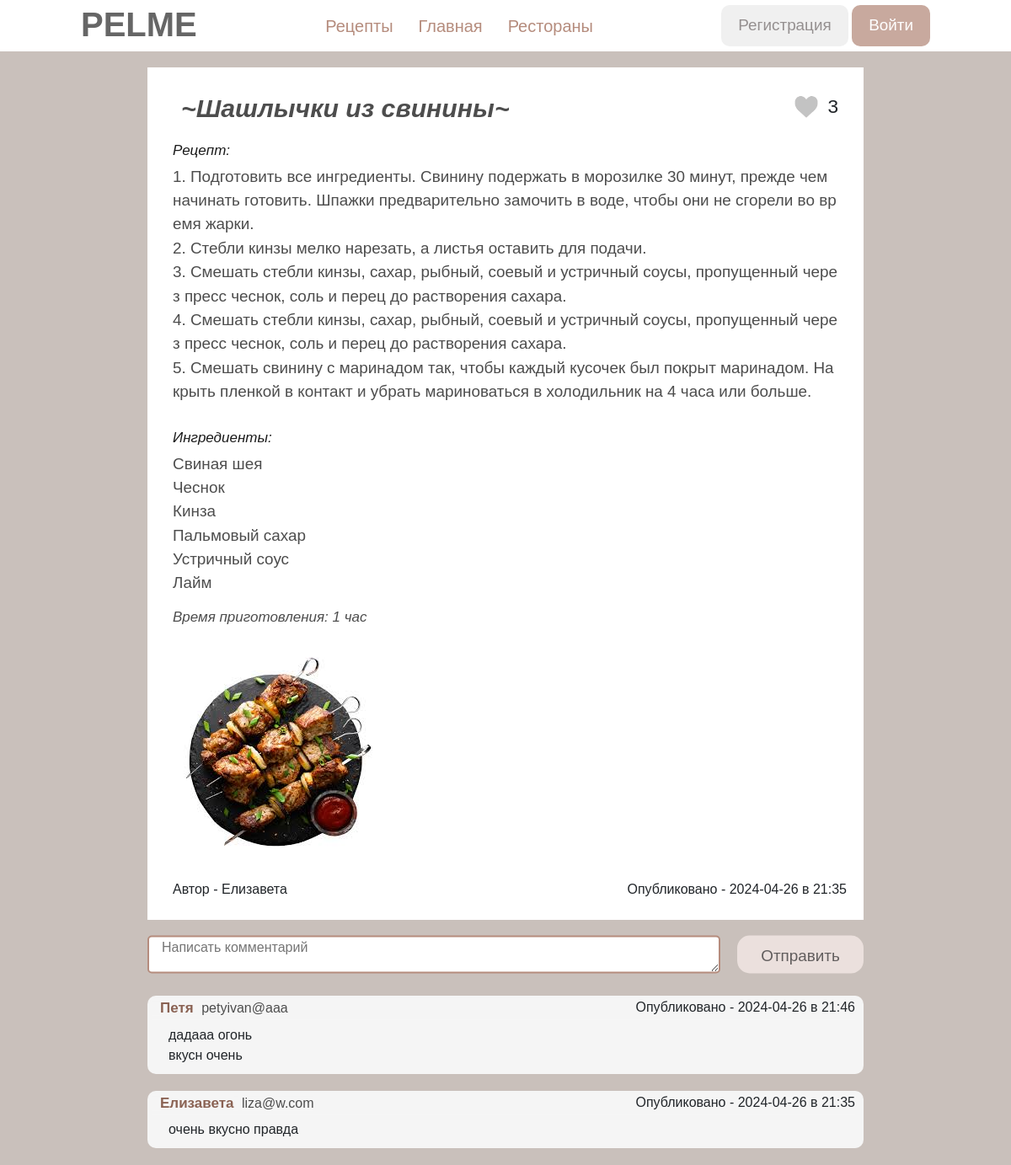
The app's page /read_recipe/1, older data.
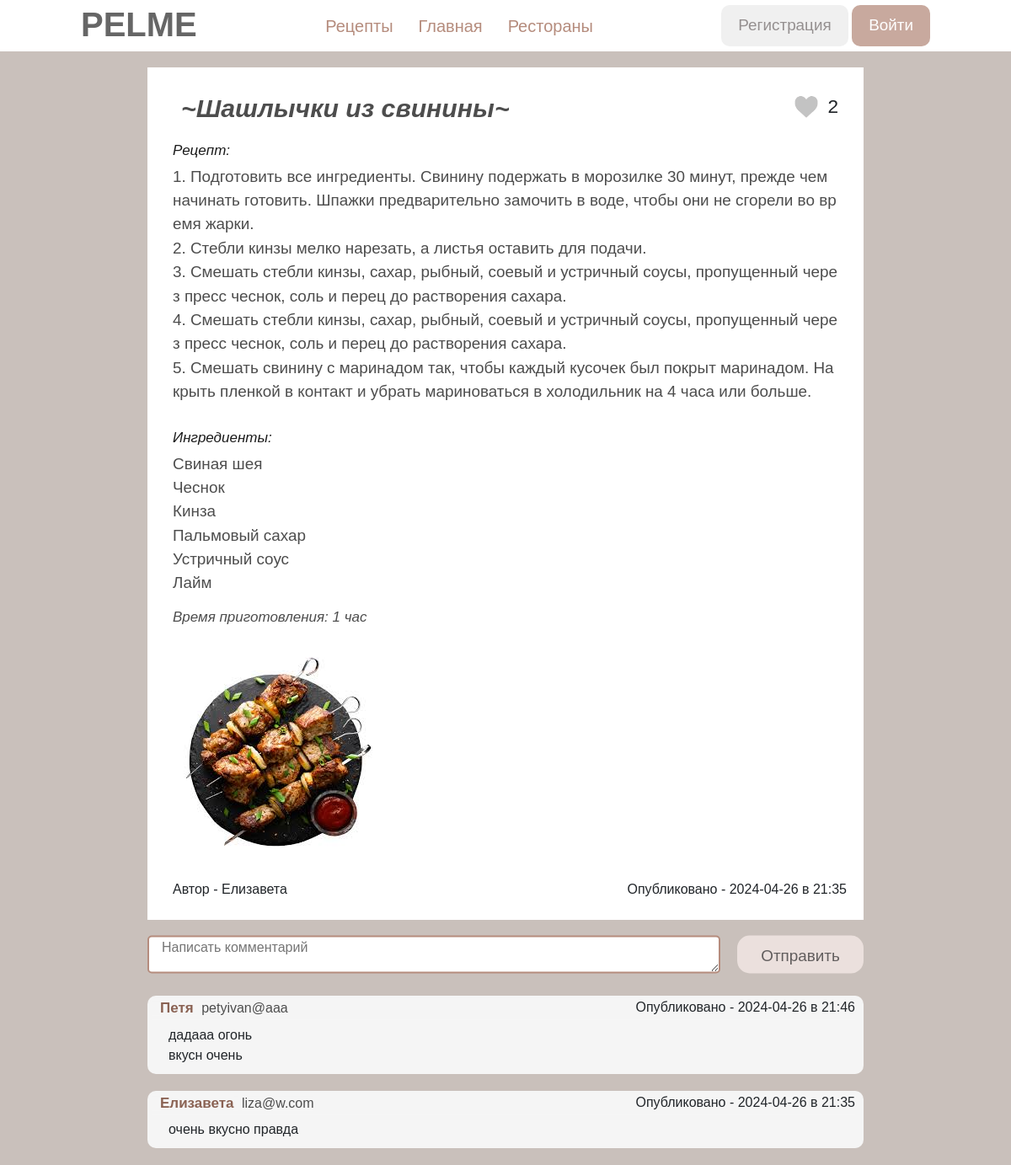
The same page, newer data.
### data/recipes.py (models this page shows)
class Recipes(SqlAlchemyBase):
    __tablename__ = 'recipes'
    id = sqlalchemy.Column(sqlalchemy.Integer, primary_key=True, autoincrement=True)
    name = sqlalchemy.Column(sqlalchemy.String, nullable=True)
    text = sqlalchemy.Column(sqlalchemy.String, nullable=True)
    ingredients = sqlalchemy.Column(sqlalchemy.String, nullable=True)
    time = sqlalchemy.Column(sqlalchemy.String, nullable=True)
    photo = sqlalchemy.Column(sqlalchemy.String, nullable=True)
    count_likes = sqlalchemy.Column(sqlalchemy.String, nullable=True)
    users_likes = sqlalchemy.Column(sqlalchemy.String, nullable=True)
    modified_date = sqlalchemy.Column(sqlalchemy.DateTime, default=datetime.datetime.now)
    is_private = sqlalchemy.Column(sqlalchemy.Boolean, default=True)
    user_id = sqlalchemy.Column(sqlalchemy.Integer, sqlalchemy.ForeignKey("users.id"))
    user = orm.relationship('User')

### data/users.py (models this page shows, shortened)
class User(SqlAlchemyBase, UserMixin):
    __tablename__ = 'users'
    id = sqlalchemy.Column(sqlalchemy.Integer, primary_key=True, autoincrement=True)
    name = sqlalchemy.Column(sqlalchemy.String, nullable=True)
    surname = sqlalchemy.Column(sqlalchemy.String, nullable=True)
    avatar = sqlalchemy.Column(sqlalchemy.String, nullable=True)
    email = sqlalchemy.Column(sqlalchemy.String, unique=True, nullable=True)
    level = sqlalchemy.Column(sqlalchemy.String, nullable=True)
    liked_recipes = sqlalchemy.Column(sqlalchemy.String, nullable=True)
    hashed_password = sqlalchemy.Column(sqlalchemy.String, nullable=True)
    modified_date = sqlalchemy.Column(sqlalchemy.DateTime, default=datetime.datetime.now)
    recipes = orm.relationship("Recipes", back_populates='user')

### data/comments.py (models this page shows)
class Comments(SqlAlchemyBase):
    __tablename__ = 'comments'
    id = sqlalchemy.Column(sqlalchemy.Integer, primary_key=True, autoincrement=True)
    comment = sqlalchemy.Column(sqlalchemy.String, nullable=True)
    count_likes = sqlalchemy.Column(sqlalchemy.String, nullable=True)
    users_likes = sqlalchemy.Column(sqlalchemy.String, nullable=True)
    modified_date = sqlalchemy.Column(sqlalchemy.DateTime, default=datetime.datetime.now)
    user_id = sqlalchemy.Column(sqlalchemy.Integer, sqlalchemy.ForeignKey("users.id"))
    recipe_id = sqlalchemy.Column(sqlalchemy.Integer, sqlalchemy.ForeignKey("recipes.id"))
    user = orm.relationship('User')
    recipe = orm.relationship('Recipes')

### main.py (the view)
@app.route('/read_recipe/<int:id>', methods=['GET','POST'])  # страница с самим рецетом и комментариями к нему
def read_recipe(id):
    db_sess = db_session.create_session()
    recipe = db_sess.query(Recipes).filter(Recipes.id == id).first()
    comments = db_sess.query(Comments).filter(Comments.recipe_id == id).order_by(Comments.modified_date.desc()).all()
    user_name = db_sess.query(User).filter(User.id == recipe.user_id).first().name
    list_liked_recipes = []
    if current_user.is_authenticated:  # чтобы отобразить, что пользователь лайкнул рецепт
        list_liked_recipes = [int(i) for i in current_user.liked_recipes.split(',') if i != '']
    return render_template('read_recipe.html', recipe=recipe, user_name=user_name,  user=User,
                           db_sess=db_sess, comments=comments, list_recipes=list_liked_recipes)

### data/db_session.py (called while the page is built)
def create_session() -> Session:
    global __factory
    return __factory()

### templates/read_recipe.html (shortened to what this page needs)
{% extends "base.html" %}
{% block content %}
<link rel="stylesheet" href="/static/css/read_recipe.css">
<div class="field">
    <form class="form-btn" id="likes" action="/change_likes" method="post">
        <div class="in-line-name">
            <h1 class="name">~{{ recipe.name }}~</h1>
            <div class="likes-inline">
                {% if recipe.id in list_recipes %}
                <button class="photo-btn-like"><img src="/static/images/red_heart.png"></button>
                {% else %}
                <button class="photo-btn-like"><img src="/static/images/grey_heart.png"></button>
                {% endif %}
                <div class="likes">{{ recipe.count_likes }}</div>
            </div>
        </div>
    </form>
    <div class="recipe-just">Рецепт:</div><br>
    <div class="recipe"><h1 class="text">{{recipe.text}}</h1></div>
    <div class="ingredients-just">Ингредиенты:</div><br>
    <div class="ingredients"><h1 class="text">{{recipe.ingredients}}</h1></div>
    <div class="time">Время приготовления: {{recipe.time}}</div>
    {% if recipe.photo %}
        <div class="photo"><img src="{{recipe.photo}}"></div>
    {% endif %}
    <div class="author-date">
        <div class="author-recipe">Автор - {{ user_name }} </div>
        <div class="date">Опубликовано - {{ recipe.modified_date.date() }} в {{ recipe.modified_date.hour }}:{{ recipe.modified_date.minute }}</div>
    </div><br>
</div>
<form name="comment" class="comment-write" action="/write_comment/{{ recipe.id }}" method="POST">
    <textarea type="text" autocomplete="off" id="comment" placeholder="Написать комментарий" name="comment"></textarea>
    <button class="btn-send" onclick="ClearField" type="submit">Отправить</button>
</form>
<div class="comments">
    {% for item in comments %}
    <div class="comment">
        <form class="form-comment" id="show-profile" action="/profile_user_recipe/{{ item.user_id }}" method="post">
        <div class="in-line">
            <div class="inform">
                <div class="author author-email"><button class="link" type="submit">{{ db_sess.query(user).filter(user.id == item.user_id).first().name }}</button></div>
                <div class="email author-email">{{ db_sess.query(user).filter(user.id == item.user_id).first().email }}</div>
            </div>
            <div class="data author-email-data">Опубликовано - {{ item.modified_date.date() }} в {{ item.modified_date.hour }}:{{ item.modified_date.minute }}</div>
        </div>
        </form><br>
        <div class="text-comment">{{ item.comment }}</div>
    </div>
    {% endfor %}
</div>
{% endblock %}

### templates/base.html (shortened to what this page needs)
<!doctype html>
<html lang="en">
<head>
    <link rel="stylesheet"
          href="https://stackpath.bootstrapcdn.com/bootstrap/4.4.1/css/bootstrap.min.css"
>
    <link rel="stylesheet" href="/static/css/base.css">
</head>
<body>
    <header>
      <h1 class="logo">PELME</h1>
     <nav>
         <ul>
             <li><a href="/recipes">Рецепты</a></li>
             <li><a href="/">Главная</a></li>
             <li><a href="/restaurants">Рестораны</a></li>
         </ul>
     </nav>
    {% if current_user.is_authenticated %}
     <div class="avatar">
      <li><img class="img-avatar" src="{{ '/' + current_user.avatar }}">
         <ul>
            <li><a href="/my_recipes">Мои рецепты</a></li>
            <li><a href="/like_recipes">Понравившиеся рецепты</a></li>
            <li><a href="/profile_user">Профиль</a></li>
            <li><a href="/logout">Выйти</a></li>
         </ul>
      </li>
     </div>
   {% else %}
    <div class="buttons">
        <button class="btn-regist" type="button" onclick="location.href='regist'">Регистрация</button>
        <button class="btn-come" type="button" onclick="location.href='login'">Войти</button>
    </div>
   {% endif %}
   </header>
<main>
    {% block content %}{% endblock %}
</main>
</body>
</html>

### static/css/base.css (style rules this page uses)
* { margin: 0; padding: 0; box-sizing: border-box; font-family: sans-serif; list-style: none; text-decoration: none; }
body { background-color: #696969; }
header { background-color: #ffffff; position: fixed; top: 0; left: 0; right: 0; display: flex; justify-content: space-between; align-items: center; padding: 0 8%; z-index: 10; }
header .logo { margin-top: 5px; background-color: #ffffff; font-size: 40px; font-weight: 900; color: #666666; transition: .5s; }
header nav ul li { background-color: #ffffff; position: relative; float: left; top: 0; }
header nav ul li a { padding: 15px; color: #b58c7d; font-size: 20px; display: block; }
.phone, .email { position: relative; background-color: #696969; color: #a8a8a8; top: 30px; margin-bottom: 5px; }
nav { background-color: #ffffff; }
.btn-come { background-color: #c8a99e; padding: 10px 20px; outline: none; border: none; border-radius: 10px; color: #ffffff; font-weight: 400; font-size: 0.5cm; }
.btn-regist { background-color: #f0f0f0; padding: 10px 20px; outline: none; border: none; border-radius: 10px; color: #948f8f; font-weight: 400; font-size: 0.5cm; }
.buttons { background: #ffffff; float: left; padding: 0; }

Row changes from the older to the newer data that the page shows:
changed Recipes "Шашлычки из свинины": count_likes "3" → "2"
